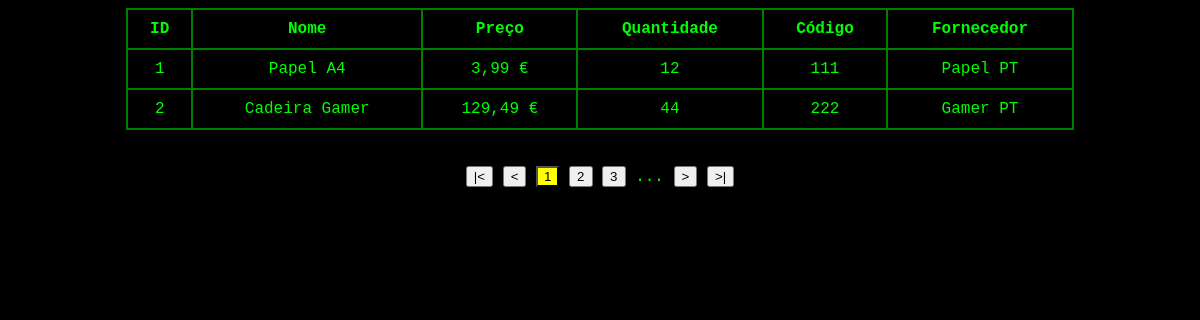
The app's page /exercicio_01/index.php with its own data.
### tables this page shows
CREATE TABLE `produtos` (
  `id` int(11) NOT NULL,
  `nome` varchar(100) NOT NULL,
  `preco` double NOT NULL,
  `quantidade` int(11) NOT NULL,
  `codigo` int(11) NOT NULL,
  `fornecedor` varchar(100) NOT NULL
);

### exercicio_01/base_dados.php (called while the page is built)
<?php
$base_dados = [
  "host" => "localhost",
  "dbname" => "codemaster_10_bd",
  "user" => "root",
  "password" => ""
];
$conexao = new PDO("mysql:host=$base_dados[host];dbname=$base_dados[dbname];charset=utf8mb4;", $base_dados["user"], $base_dados["password"]);
function selectSQL($sql){
  global $conexao;
  $consulta = $conexao->query($sql);
  $resultado = $consulta->fetchAll(PDO::FETCH_ASSOC);
  return $resultado;
}
function selectSQLUnico($sql){
  global $conexao;
  $consulta = $conexao->query($sql);
  $resultado = $consulta->fetch(PDO::FETCH_ASSOC);
  return $resultado;
}
?>

### exercicio_01/index.php (the view, shortened to what this page needs)
<?php
require_once("base_dados.php");
$pagina = 1;
$busca_por_total = selectSQLUnico("SELECT Count(*) AS total FROM produtos");
$total_elementos = intval($busca_por_total["total"]);
$elementos_por_pagina = 2;
$total_paginas = ceil($total_elementos / $elementos_por_pagina);
$elementos_ignorados = (($pagina - 1) * $elementos_por_pagina);
$produtos = selectSQL("SELECT * FROM produtos LIMIT $elementos_por_pagina OFFSET $elementos_ignorados");
$abreviacao = 2;
$botao_inicio = $pagina - $abreviacao;
$botao_final = $pagina + $abreviacao;
?>
<!DOCTYPE html>
<html lang="pt">
<head>
  <link rel="stylesheet" href="estilo.css">
</head>
<body>
  <table>
    <tr>
      <th>ID</th>
      <th>Nome</th>
      <th>Preço</th>
      <th>Quantidade</th>
      <th>Código</th>
      <th>Fornecedor</th>
    </tr>
    <?php foreach($produtos as $p): ?>
      <tr>
        <td><?= $p["id"]; ?></td>
        <td><?= $p["nome"]; ?></td>
        <td><?= number_format($p["preco"], 2, ",", "."); ?> €</td>
        <td><?= $p["quantidade"]; ?></td>
        <td><?= $p["codigo"]; ?></td>
        <td><?= $p["fornecedor"]; ?></td>
      </tr>
    <?php endforeach; ?>
  </table>
  <br><br>
  <form action="">
    <button name="pagina" value="1">|<</button>
    <button name="pagina" value="<?= $pagina - 1; ?>"><</button>
    <?php for($i=$botao_inicio; $i<=$botao_final; $i+=1): ?>
      <?php if($i >= 1 && $i <= $total_paginas): ?>
        <button name="pagina" class="<?= ($pagina == $i) ? "active" : ""; ?>" value="<?= $i; ?>"><?= $i; ?></button>
      <?php endif; ?>
    <?php endfor; ?>
    <?php if($botao_final < $total_paginas): ?>
      <span>...</span>
    <?php endif; ?>
    <button name="pagina" value="<?= $pagina + 1; ?>">></button>
    <button name="pagina" value="<?= $total_paginas ?>">>|</button>
  </form>
</body>
</html>

### exercicio_01/estilo.css (style rules this page uses)
body { background-color: black; color: rgb(0, 255, 0); font-family: 'Courier New', Courier, monospace; text-align: center; }
table { width: 80%; margin: auto; }
table, th, td { border: 2px solid rgb(0, 126, 0); border-collapse: collapse; }
th, td { padding: 10px; }
button.active { background-color: yellow; }

### records on screen
produtos: id "1", nome "Papel A4", preco "3,99", quantidade "12", codigo "111", fornecedor "Papel PT"
produtos: id "2", nome "Cadeira Gamer", preco "129,49", quantidade "44", codigo "222", fornecedor "Gamer PT"

### other values on screen
$i "1"
$i "2"
$i "3"
